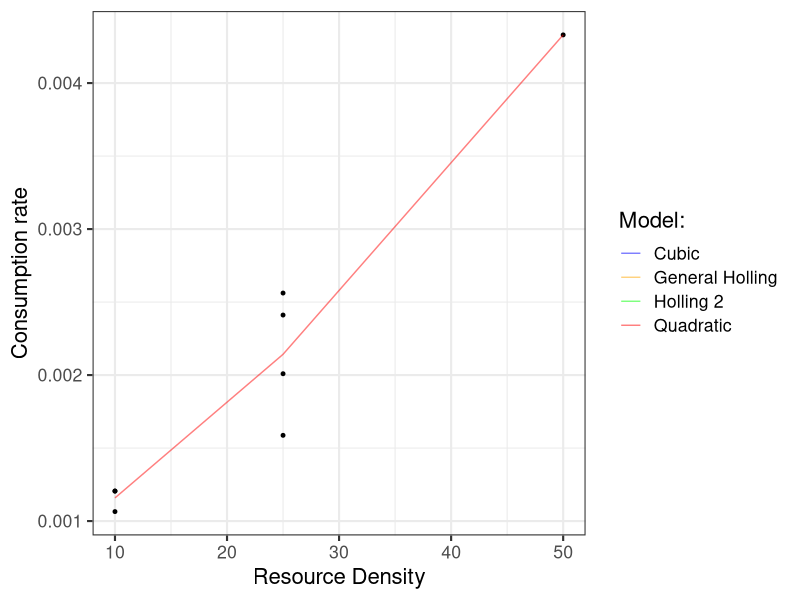
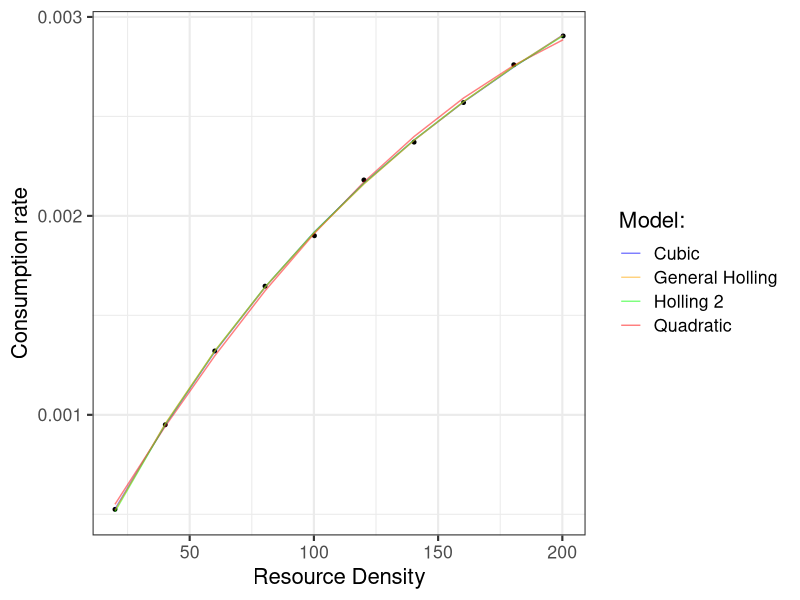
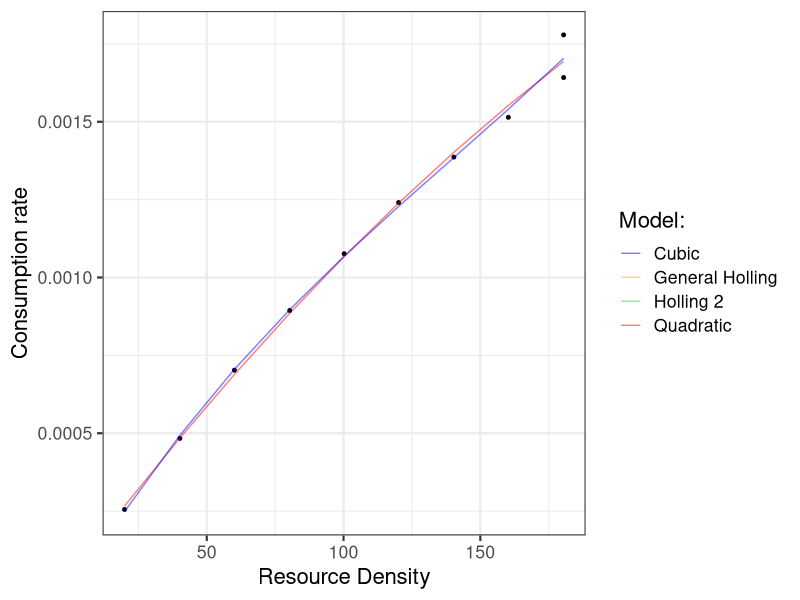
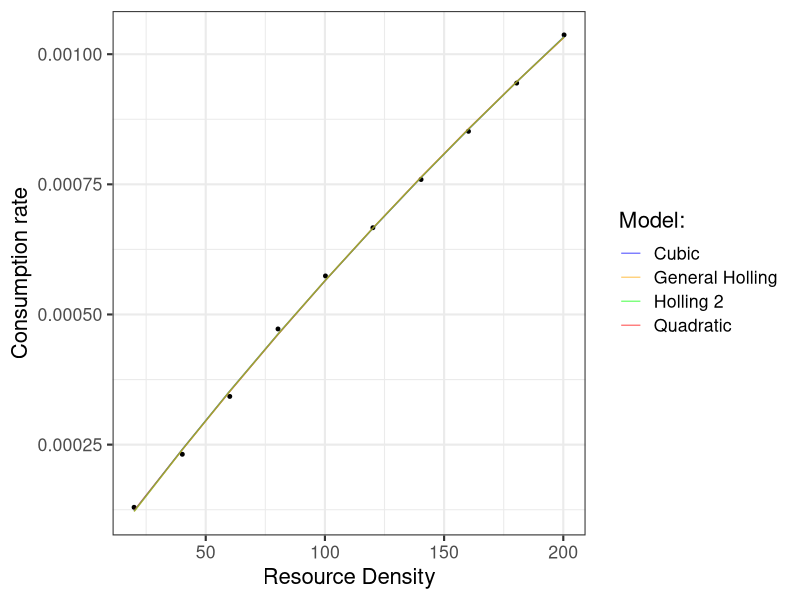
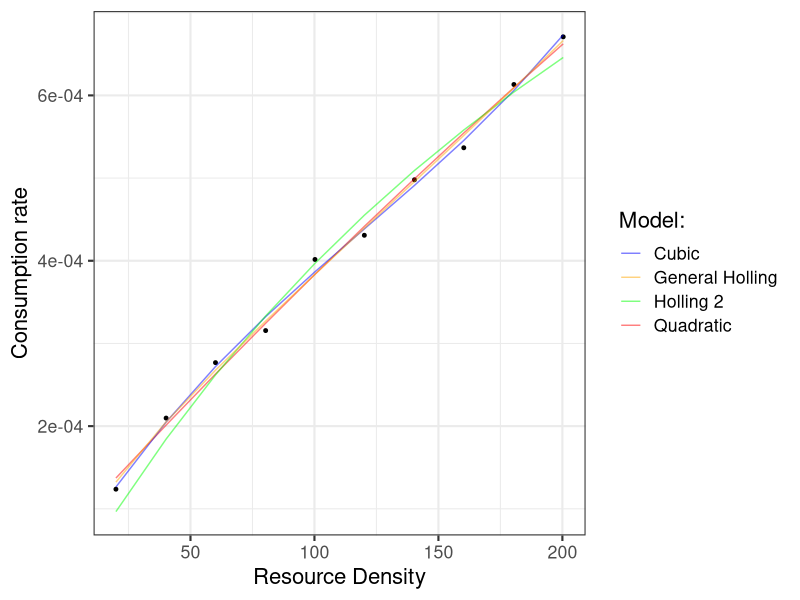
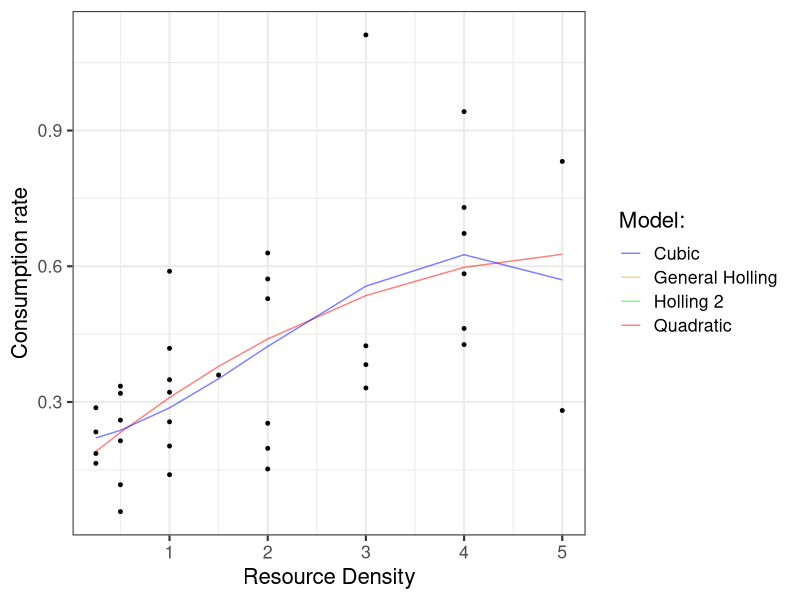
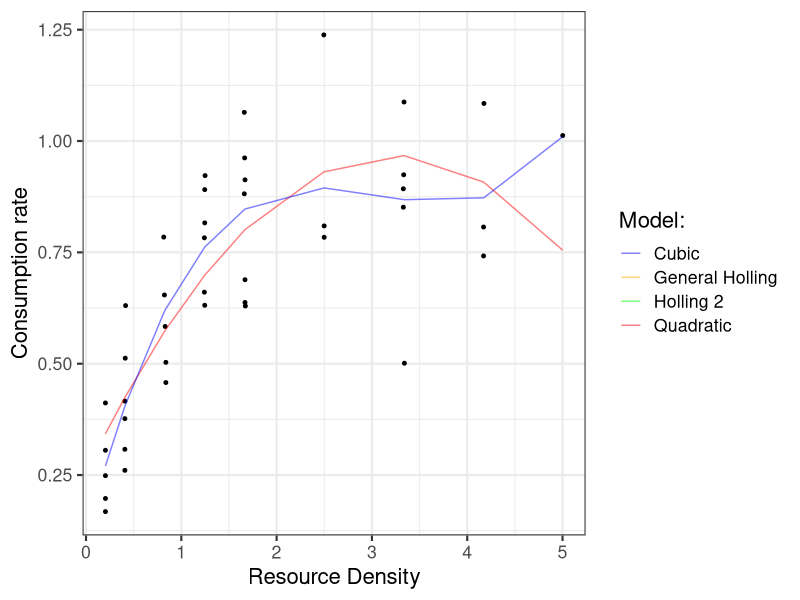
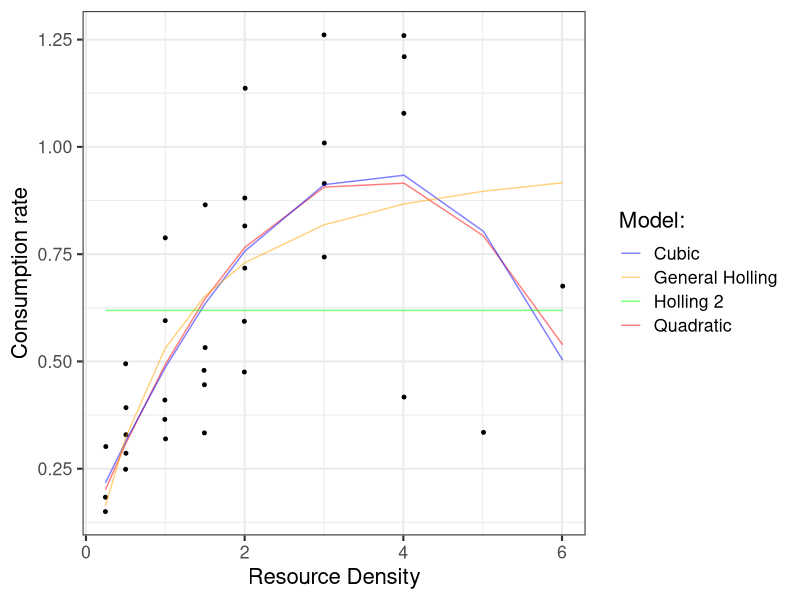

The R source for these figures, in order: (Note: this script raises an error after producing the figures.)
# a separate script that does the model plotting
# CID: 00731413
# Name: Wenhua Zhou

# load required packages
library("ggplot2")

# read the model fitting data
df1 <- read.csv(file = '../Data/modelfitting_CRat.csv')

# not display the warnings in plotting
options(warn=-1)

# filter out the Model fitting results with no fitting values for all four models
df1 <- df1[rowSums(is.na(df1[,c('N_quad','N_cubic','N_Holling2','N_HollingGen')])) != 4, ]

# plot the fit for different models
for (i in unique(df1[,'ID'])){
  Data2Fit <- subset(df1, ID == i)
  name <- paste0("../Results/plot/Functional_response_curve_", i ,".pdf")
  pdf(name)
  Myplot <- ggplot(Data2Fit, aes(x = ResDensity, y = N_TraitValue)) + 
    geom_point(size = 1) +
    geom_line(aes(ResDensity, N_quad, col = 'Quadratic'), alpha = 0.5) +
    geom_line(aes(ResDensity, N_cubic, col = 'Cubic'), alpha = 0.5) +
    geom_line(aes(ResDensity, N_Holling2, col = 'Holling 2'), alpha = 0.5) +
    geom_line(aes(ResDensity, N_HollingGen, col = 'General Holling'), alpha = 0.5) +
    scale_colour_manual(name = "Model:", 
                        #breaks = c("Quadratic", "Cubic", "Holling 2", "General Holling"),
                        values = c('Quadratic' = "red", 'Cubic' = "blue", 'Holling 2' = "green",'General Holling' = "orange")) +
    labs(x = "Resource Density", y = "Consumption rate") +
    theme_bw(base_size = 16)
  print(Myplot)
  dev.off()
}

# compute AIC between models
# use unique ID and count the number in each id
df_unique <- df1[!duplicated(df1[,c('ID')]),]
df_unique$number <- rep(0,nrow(df_unique))
for (i in 1:nrow(df1)){
  df_unique$number[df_unique$ID == df1$ID[i]] = df_unique$number[df_unique$ID == df1$ID[i]] +1
}

AIC_quad_total <- sum(!is.na(df_unique$AIC_quad))
AIC_cubic_total <- sum(!is.na(df_unique$AIC_cubic))
AIC_Holling2_total <- sum(!is.na(df_unique$AIC_Holling2))
AIC_HollingGen_total <- sum(!is.na(df_unique$AIC_HollingGen))

AIC_quad_bestfit <- 0
AIC_cubic_bestfit <- 0
AIC_Holling2_bestfit <- 0
AIC_HollingGen_bestfit <- 0

for (i in 1:nrow(df_unique)){
  AIC <- df_unique[i,c('AIC_quad','AIC_cubic','AIC_Holling2','AIC_HollingGen')]
  AIC[is.na(AIC)] <- 10000
  AIC_min <- min(AIC)
  if (AIC[1]- AIC_min < 2){
    AIC_quad_bestfit <- AIC_quad_bestfit + 1
  }
  if (AIC[2]- AIC_min < 2){
    AIC_cubic_bestfit <- AIC_cubic_bestfit + 1
  }
  if (AIC[3]- AIC_min < 2){
    AIC_Holling2_bestfit <- AIC_Holling2_bestfit + 1
  }
  if (AIC[4]- AIC_min < 2){
    AIC_HollingGen_bestfit <- AIC_HollingGen_bestfit + 1
  }
}

AIC_quad_fitrate <- AIC_quad_bestfit/AIC_quad_total
AIC_cubic_fitrate <- AIC_cubic_bestfit/AIC_cubic_total
AIC_Holling2_fitrate <- AIC_Holling2_bestfit/AIC_Holling2_total
AIC_HollingGen_fitrate <- AIC_HollingGen_bestfit/AIC_HollingGen_total

# AICc

AICc_quad_total <- sum(!is.na(df_unique$AIC_quad))
AICc_cubic_total <- sum(!is.na(df_unique$AIC_cubic))
AICc_Holling2_total <- sum(!is.na(df_unique$AIC_Holling2))
AICc_HollingGen_total <- sum(!is.na(df_unique$AIC_HollingGen))

AICc_quad_bestfit <- 0
AICc_cubic_bestfit <- 0
AICc_Holling2_bestfit <- 0
AICc_HollingGen_bestfit <- 0

for (i in 1:nrow(df_unique)){
  AICc <- df_unique[i,c('AIC_quad','AIC_cubic','AIC_Holling2','AIC_HollingGen')]
  AICc[is.na(AICc)] <- 10000
  # calculate AICc rather than AIC
  AICc[1] <- AICc[1] + 24/(df_unique$number-4)
  AICc[2] <- AICc[2] + 40/(df_unique$number-5)
  AICc[3] <- AICc[3] + 12/(df_unique$number-3)
  AICc[4] <- AICc[4] + 24/(df_unique$number-4)
  AICc_min <- min(AICc)
  if (AICc[1]- AICc_min < 2){
    AICc_quad_bestfit <- AICc_quad_bestfit + 1
  }
  if (AICc[2]- AICc_min < 2){
    AICc_cubic_bestfit <- AICc_cubic_bestfit + 1
  }
  if (AICc[3]- AICc_min < 2){
    AICc_Holling2_bestfit <- AICc_Holling2_bestfit + 1
  }
  if (AICc[4]- AICc_min < 2){
    AICc_HollingGen_bestfit <- AICc_HollingGen_bestfit + 1
  }
}

AICc_quad_fitrate <- AICc_quad_bestfit/AICc_quad_total
AICc_cubic_fitrate <- AICc_cubic_bestfit/AICc_cubic_total
AICc_Holling2_fitrate <- AICc_Holling2_bestfit/AICc_Holling2_total
AICc_HollingGen_fitrate <- AICc_HollingGen_bestfit/AICc_HollingGen_total
